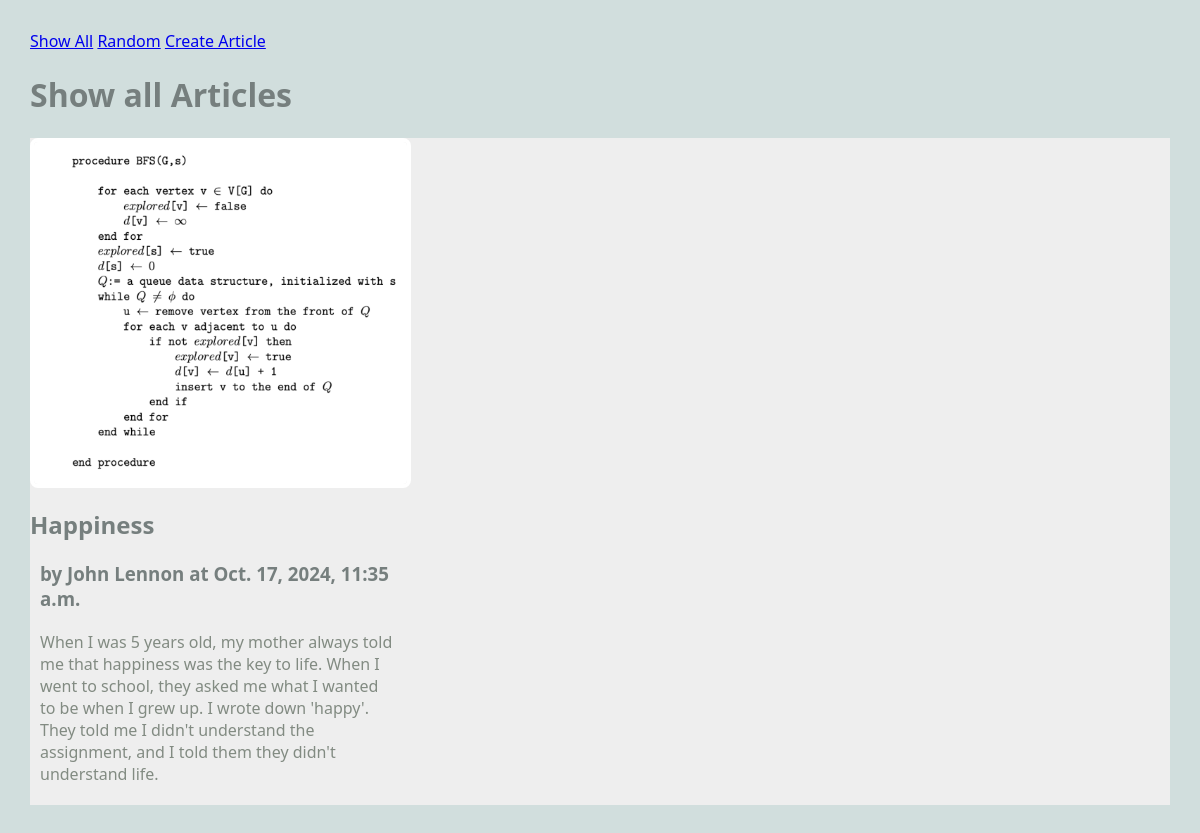
/blog/show_all, run on the app's committed database.
### blog/models.py (models this page shows, shortened)
class Article(models.Model):
    title = models.TextField(blank=False)
    author = models.TextField(blank=False)
    text = models.TextField(blank=False)
    published = models.DateTimeField(auto_now=True)
    image_file = models.ImageField(blank=True)

### blog/views.py (the view)
# urls.py: path(r'show_all', views.ShowAllView.as_view(), name='show_all'),
class ShowAllView(ListView):
    model = Article
    template_name = 'blog/show_all.html'
    context_object_name = 'articles' #this is the context varibale to use the template

### blog/templates/blog/show_all.html
{% extends 'blog/base.html' %}
{% block content %}
<h1>Show all Articles</h1>
<main class="grid-container">
    {% for a in articles %}
    <article>
        <img src="{{a.image_file.url}}" alt="{{a.image_url}}">
        <div>
            <h2>{{a.title}}</h2>
            <h3>by {{a.author}} at {{a.published}}</h3>
            <p>
                {{a.text}}
            </p>
        </div>
    </article>
    {% endfor %}
</main>
{% endblock %}

### static/styles-blog.css (style rules this page uses)
body { margin: 30px; background: #d1dedd; font-family:'Segoe UI', Tahoma, Geneva, Verdana, sans-serif; }
h1, h2, h3 { color: #767f7e; }
p { color: #828b82; }
.grid-container { background: #eee; max-width: 900px; display: grid; grid-template-columns: repeat(3, 1fr); grid-gap: 10px; max-width: 1200px; margin: 20px auto; }
article img, article.featured img { width: 100%; border: 4px solid #fff; border-radius: 8px; }
article p, article h3 { margin: 20px 10px; }

### data on the page
Article: image_file (picture), title "Happiness", author "John Lennon", published "Oct. 17, 2024, 11:35 a.m.", text "When I was 5 years old, my mother always told me that happiness was the key to life. When I went to school, they asked me what I wanted to be when I grew up. I wrote down 'happy'. They told me I didn't understand the assignment, and I told them they didn't understand life."
